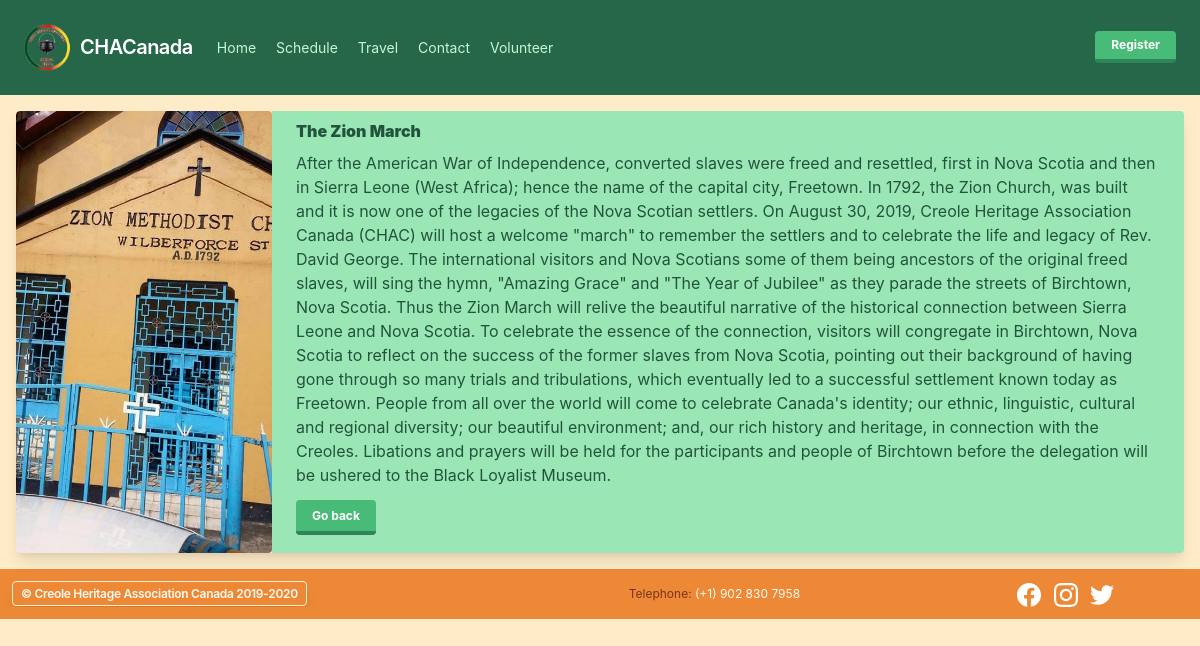
The page /The Zion March/detail on the database its author committed.
### chac/models.py (models this page shows, shortened)
class Post(models.Model):
	creation_date = models.DateTimeField('date posted')
	post_title = models.CharField(max_length=200)
	post_short_text = models.CharField(max_length=500)
	post_content = models.CharField(max_length=3000)
	post_image_url = models.CharField(max_length=200)

### chac/views.py (the view)
# urls.py: path('<str:post_title>/detail', views.detail, name='detail'),
def detail(request, post_title):
	post = Post.objects.get(post_title=post_title)
	context = {
		"post": post,
	}
	return render(request, 'chac/detail.html', context)

### chac/templates/chac/detail.html
{% load static %}
<link rel="stylesheet" type="text/css" href="{% static 'chac/styles.css' %}">
{% include "chac/meta.html" %}
<body class="bg-orange-200">
    {% include "chac/navbar.html" %}
    <section class="font-sans leading-normal flex">
        <div class="max-w-full shadow-lg rounded overflow-hidden m-4 sm:flex">
            <div class="h-48 sm:h-auto sm:w-48 md:w-64 flex-none bg-cover bg-center rounded rounded-t sm:rounded sm:rounded-l text-center overflow-hidden" style="background-image: url({% static post.post_image_url %})">
            </div>
            <div class="px-6 py-2 bg-green-300">
                <h2 class="mb-2 font-black text-green-900">{{ post.post_title }}</h2>
                <p class="mb-4 text-green-900 text-m">{{ post.post_content|safe }}</p>
                <p class="my-5">
                    <a class="bg-green-500 hover:bg-green-400 text-white font-bold py-2 px-4 text-xs border-b-4 border-green-700 hover:border-green-500 rounded" href="{% url 'index' %}">
                        Go back
                    </a>
                </p>
            </div>
        </div>
    </section>
    {% include "chac/footer.html" %}
</body>

### rows shown on the page
Post: post_image_url (picture), post_title "The Zion March", post_content "After the American War of Independence, converted slaves were freed and resettled, first in Nova Scotia and then in Sierra Leone (West Africa); hence the name of the capital city, Freetown. In 1792, the Zion Church, was built and it is now one of the legacies of the Nova Scotian settlers. On August 30, 2019, Creole Heritage Association Canada (CHAC) will host a welcome \"march\" to remember the settlers and to celebrate the life and legacy of Rev. David George. The international visitors and Nova Scotians some of them being ancestors of the original freed slaves, will sing the hymn, \"Amazing Grace\" and \"The Year of Jubilee\" as they parade the streets of Birchtown, Nova Scotia. Thus the Zion…"
